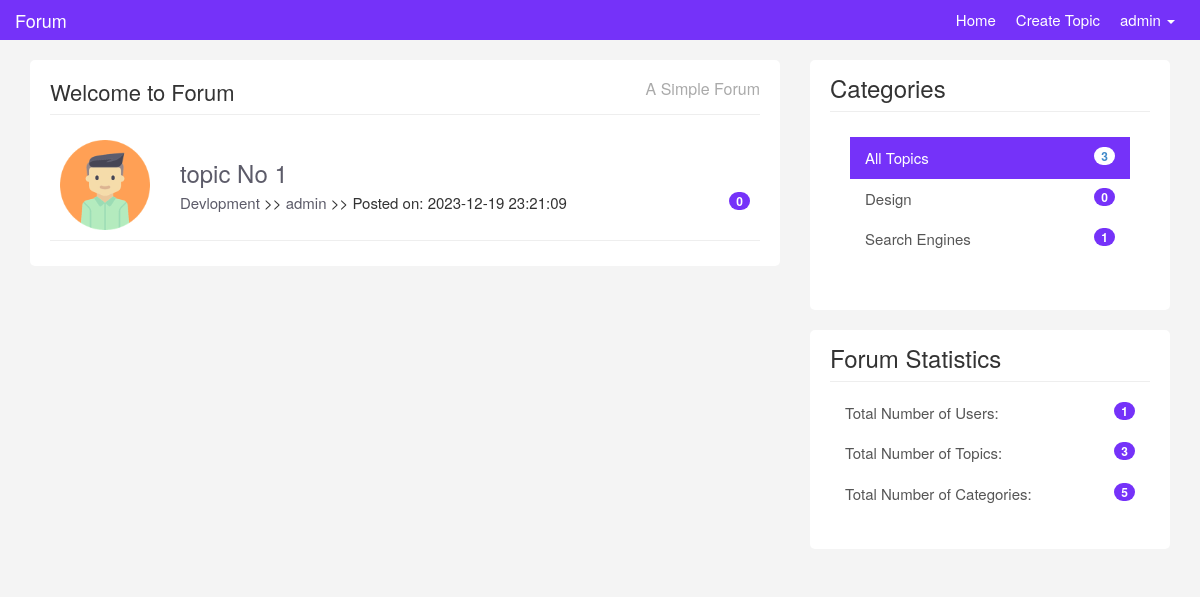
Page / (signed in) on the committed database.
### tables this page shows
CREATE TABLE `topics` (
  `id` int(5) NOT NULL,
  `title` varchar(200) NOT NULL,
  `category` varchar(200) NOT NULL,
  `body` text NOT NULL,
  `user_name` varchar(200) NOT NULL,
  `user_image` varchar(200) NOT NULL,
  `created_at` timestamp NOT NULL DEFAULT current_timestamp()
);

CREATE TABLE `categories` (
  `id` int(5) NOT NULL,
  `name` varchar(200) NOT NULL,
  `created_at` timestamp NOT NULL DEFAULT current_timestamp()
);

### index.php (the view)
<?php require "includes/header.php";?>
<?php require "config/config.php";?>
<?php
$topics = $conn->query("SELECT topics.id AS id, topics.title AS title,
topics.category AS category,
topics.user_name AS user_name,
topics.user_image AS user_image, topics.created_at AS created_at,
COUNT(replies.topic_id) AS count_replies FROM topics LEFT JOIN replies ON
topics.id = replies.topic_id GROUP BY (replies.topic_id)");
$topics->execute();
$allTopics = $topics->fetchAll(PDO::FETCH_OBJ);
?>
    <div class="container">
		<div class="row">
			<div class="col-md-8">
				<div class="main-col">
					<div class="block">
						<h1 class="pull-left">Welcome to Forum</h1>
						<h4 class="pull-right">A Simple Forum</h4>
						<div class="clearfix"></div>
						<hr>
						<ul id="topics">
							<?php foreach($allTopics as $topic) : ?>
							<li class="topic">
							<div class="row">
							<div class="col-md-2">
								<img class="avatar pull-left" src="img/gravatar.Png" />
							</div>
							<div class="col-md-10">
								<div class="topic-content pull-right">
									<h3><a href="<?php echo APPURL;  ?>/topics/topic.php?id=<?php echo $topic->id; ?>"><?php echo $topic->title; ?></a></h3>
									<div class="topic-info">
										<a href="<?php echo APPURL;  ?>/categories/show.php?name=<?php echo$topic->category; ?>"><?php echo $topic->category; ?></a> >> <a href="<?php echo APPURL;  ?>/users/profile.php?name=<?php echo$topic->user_name; ?>"><?php echo $topic->user_name; ?></a> >> Posted on: <?php echo $topic->created_at; ?>
										<span class="color badge pull-right"><?php echo $topic->count_replies; ?></span>
									</div>
								</div>
							</div>
						</div>
					</li>
					<?php endforeach; ?>
						</ul>
					</div>
				</div>
			</div>
			<?php require "includes/footer.php";?>

### includes/footer.php (shortened to what this page needs)
<?php
$topics = $conn->query("SELECT COUNT(*) AS all_topics FROM topics");
$topics->execute();
$allTopics = $topics->fetch(PDO::FETCH_OBJ);
$categories = $conn->query("SELECT categories.id AS id , categories.name AS name,
COUNT(topics.category) AS count_category FROM categories LEFT JOIN topics ON
categories.name = topics.category GROUP BY(topics.category);");
$categories->execute();
$allCategories = $categories->fetchAll(PDO::FETCH_OBJ);
$users = $conn->query("SELECT COUNT(*) AS count_users FROM users");
$users->execute();
$allUsers = $users->fetch(PDO::FETCH_OBJ);
$topics = $conn->query("SELECT COUNT(*) AS count_topics FROM topics");
$topics->execute();
$allTopics_count = $topics->fetch(PDO::FETCH_OBJ);
$categories_count = $conn->query("SELECT COUNT(*) AS categories_count FROM categories");
$categories_count->execute();
$allCategories_count = $categories_count->fetch(PDO::FETCH_OBJ);
?>
<div class="col-md-4">
	<div class="sidebar">
		<div class="block">
			<h3>Categories</h3>
			<div class="list-group block ">
				<a href="#" class="list-group-item active">All Topics <span class="badge pull-right"><?php echo $allTopics->all_topics;   ?></span></a>
				<?php foreach ($allCategories as $category) : ?>
					<a href="<?php echo APPURL; ?>/categories/show.php?name=<?php echo $category->name; ?>" class="list-group-item"><?php echo $category->name;  ?><span class="color badge pull-right"><?php echo $category->count_category ?></span></a>
				<?php endforeach; ?>
			</div>
		</div>
		<div class="block" style="margin-top: 20px;">
			<h3 class="margin-top: 40px">Forum Statistics</h3>
			<div class="list-group">
				<a href="#" class="list-group-item">Total Number of Users:<span class="color badge pull-right"><?php echo $allUsers->count_users;   ?></span></a>
				<a href="#" class="list-group-item">Total Number of Topics:<span class="color badge pull-right"><?php echo $allTopics_count->count_topics;   ?></span></a>
				<a href="#" class="list-group-item">Total Number of Categories: <span class="color badge pull-right"><?php echo $allCategories_count->categories_count;   ?></span></a>
			</div>
		</div>
	</div>
</div>
</body>
</html>

### css/custom.css (style rules this page uses)
body { padding-top: 60px; background:#f4f4f4; font-size:15px; }
a { color:#5c5b69; }
ul { padding:0; margin:0; list-style:none; }
hr { margin:10px 0 15px 0; }
h3 { margin-bottom:5px; }
.block { background:#fff; border-radius:5px; padding: 15px 20px; margin-bottom:20px; }
.main-col { overflow:auto; }
.main-col h1 { font-size:22px; margin:5px 0 0 0; padding:0; }
.main-col h4 { font-size:16px; margin:5px 0 0 0; padding:0; color:#aaa; }
.sidebar .block h3 { margin:0 0 10px 0; padding-bottom:10px; border-bottom:#eee solid 1px; }
.topic { border-bottom:#eee solid 1px; margin-bottom:10px; padding:10px; }
.topic-content { width:100%; }
img.avatar { width:100%; }
a.list-group-item.active, a.list-group-item.active:hover, a.list-group-item.active:focus { background:rgb(117, 50, 249); border-radius:0; }
.list-group-item { border:0 }
.color { background-color: rgb(117, 50, 249); color: white; }

### rows in the picture
topics: title "topic No 1", category "Devlopment", user_name "admin", created_at "2023-12-19 23:21:09", count_replies "0"
categories: name "Design", count_category "0"
categories: name "Search Engines", count_category "1"

### other values in the picture
$_SESSION['username'] "admin"
$allTopics->all_topics "3"
$allUsers->count_users "1"
$allTopics_count->count_topics "3"
$allCategories_count->categories_count "5"
